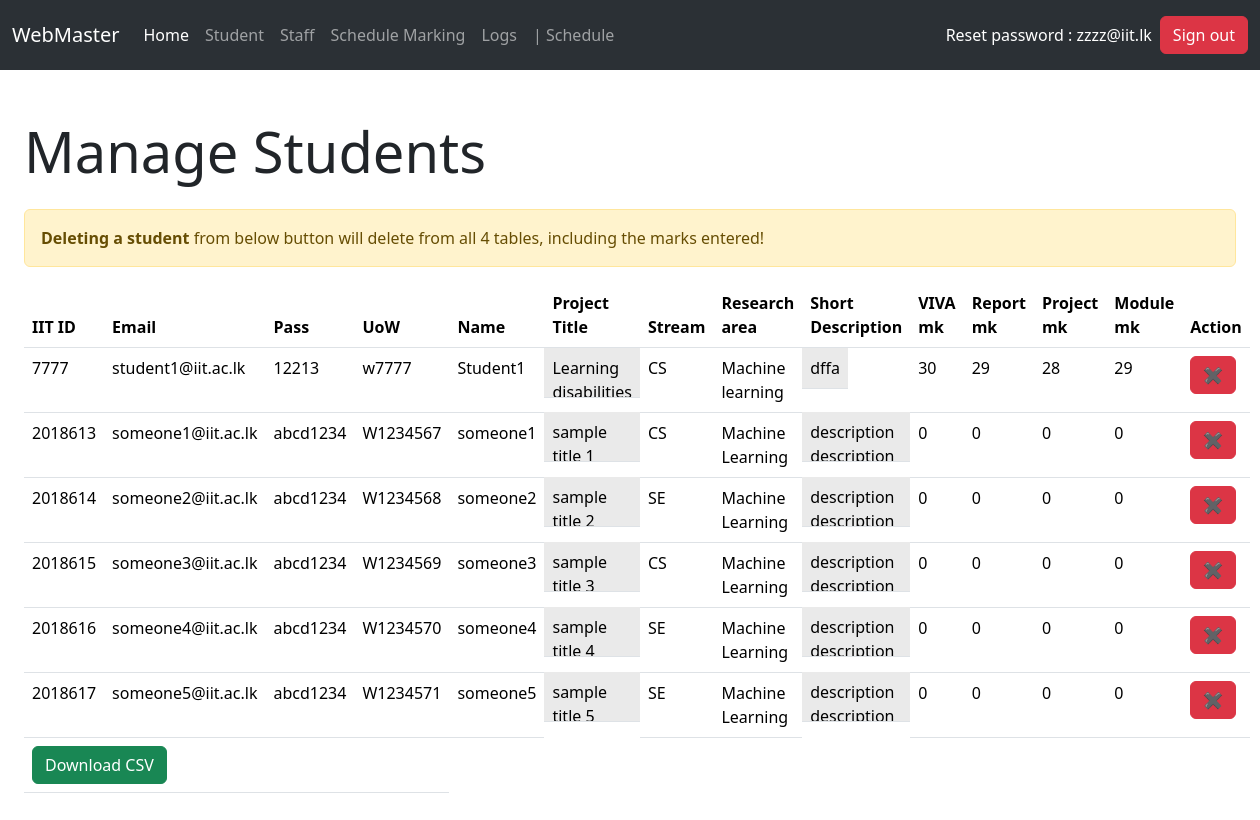
Page /admin-student-manage.php (signed in) on the committed database.
### tables this page shows
CREATE TABLE `Student` (
  `iitid` int(11) NOT NULL,
  `email` varchar(100) NOT NULL,
  `pass` varchar(150) NOT NULL,
  `uowno` varchar(10) NOT NULL,
  `studentname` varchar(100) NOT NULL,
  `projtitle` text NOT NULL,
  `stream` varchar(10) DEFAULT NULL,
  `resarea` varchar(255) DEFAULT NULL,
  `shortdes` text DEFAULT NULL,
  `final_viva_mark` int(10) DEFAULT NULL,
  `final_report_mark` int(10) DEFAULT NULL,
  `final_project_mark` int(10) DEFAULT NULL,
  `final_module_mark` int(10) DEFAULT NULL
);

### admin-student-manage.php (the view, shortened to what this page needs)
<!DOCTYPE html>
<html lang="en">
<?php include("head.php"); ?>
<?php
  include 'con.php';
  $sql = "SELECT * FROM Student";
  $results = mysqli_query($conn, $sql);
?>
<body>
    <div class="container-fluid">
        <div class="row">
            <?php include("admin-nav.php") ?>
        </div>
        <div class="row">
          <div class="col-md-12 my-4 p-4">
            <h1 class="display-4 pb-3">Manage Students</h1>
            <table class="table">
              <thead>
                <tr>
                  <th scope="col">IIT ID </th>
                  <th scope="col">Email</th>
                  <th scope="col">Pass</th>
                  <th scope="col">UoW</th>
                  <th scope="col">Name</th>
                  <th scope="col">Project Title</th>
                  <th scope="col">Stream</th>
                  <th scope="col">Research area</th>
                  <th scope="col">Short Description</th>
                  <th scope="col">VIVA mk</th>
                  <th scope="col">Report mk</th>
                  <th scope="col">Project mk</th>
                  <th scope="col">Module mk</th>
                  <th scope="col">Action</th>
                </tr>
                <tr>
                <div class="alert alert-warning" role="alert">
                  <b>Deleting a student</b> from below button will delete from all 4 tables, including the marks entered!
                </div>
                </tr>
              </thead>
              <tbody>
                <?php
                if(mysqli_num_rows($results) > 0){
                  while($row = mysqli_fetch_assoc($results)){
                    echo "<tr>";
                      echo "<td>".$row['iitid']."</td>";
                      echo "<td>".$row['email']."</td>";
                      echo "<td>".$row['pass']."</td>";
                      echo "<td>".$row['uowno']."</td>";
                      echo "<td>".$row['studentname']."</td>";
                      echo "<td id='shortText'>".$row['projtitle']."</td>";
                      echo "<td>".$row['stream']."</td>";
                      echo "<td>".$row['resarea']."</td>";
                      echo "<td id='shortText'>".$row['shortdes']."</td>";
                      echo "<td>".$row['final_viva_mark']."</td>";
                      echo "<td>".$row['final_report_mark']."</td>";
                      echo "<td>".$row['final_project_mark']."</td>";
                      echo "<td>".$row['final_module_mark']."</td>";
                      echo '
                      <td>
                        <form method="post" onsubmit="return confirm(\'Do you really want to delete?\');"> <input name="iitid" type="text" value="'.$row['iitid'].'" hidden> <input name="btndel" type="submit" class="btn btn-danger" value="&#x2716;">  </form>
                      </td>
                      ';
                    echo "</tr>";
                  }
                }else{
                  echo "<tr>";
                    echo "<td>No records found!</td>";
                  echo "</tr>";
                }
                ?>
                <tr>
                  <td colspan="4"><a href="mail-export-csv.php" class="btn btn-success">Download CSV</a></td>
                </tr>
              </tbody>
            </table>
          </div>
      </div>
</body>
</html>

### CSS/style.css (style rules this page uses)
body { padding: 0px !important; margin: 0px !important; }
#shortText { background: #eaeaea; max-width: 200px; max-height: 50px; display: inline-block; overflow: scroll; }

### rows in the picture
student: iitid "7777", email "student1@iit.ac.lk", pass "12213", uowno "w7777", studentname "Student1", projtitle "Learning disabilities", stream "CS", resarea "Machine learning", shortdes "dffa", final_viva_mark "30", final_report_mark "29", final_project_mark "28", final_module_mark "29"
student: iitid "2018613", email "someone1@iit.ac.lk", pass "abcd1234", uowno "W1234567", studentname "someone1", projtitle "sample title 1", stream "CS", resarea "Machine Learning", shortdes "description description…", final_viva_mark "0", final_report_mark "0", final_project_mark "0", final_module_mark "0"
student: iitid "2018614", email "someone2@iit.ac.lk", pass "abcd1234", uowno "W1234568", studentname "someone2", projtitle "sample title 2", stream "SE", resarea "Machine Learning", shortdes "description description…", final_viva_mark "0", final_report_mark "0", final_project_mark "0", final_module_mark "0"
student: iitid "2018615", email "someone3@iit.ac.lk", pass "abcd1234", uowno "W1234569", studentname "someone3", projtitle "sample title 3", stream "CS", resarea "Machine Learning", shortdes "description description…", final_viva_mark "0", final_report_mark "0", final_project_mark "0", final_module_mark "0"
student: iitid "2018616", email "someone4@iit.ac.lk", pass "abcd1234", uowno "W1234570", studentname "someone4", projtitle "sample title 4", stream "SE", resarea "Machine Learning", shortdes "description description…", final_viva_mark "0", final_report_mark "0", final_project_mark "0", final_module_mark "0"
student: iitid "2018617", email "someone5@iit.ac.lk", pass "abcd1234", uowno "W1234571", studentname "someone5", projtitle "sample title 5", stream "SE", resarea "Machine Learning", shortdes "description description…", final_viva_mark "0", final_report_mark "0", final_project_mark "0", final_module_mark "0"

### other values in the picture
$_SESSION['email'] "zzzz@iit.lk"
